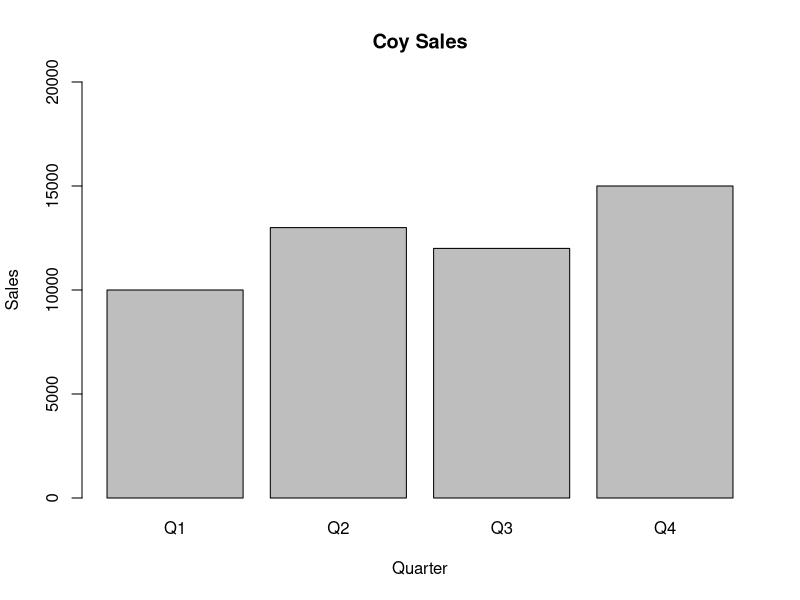

Write R code to recreate this figure.
#Q1 Sales of Coy for Qtd
a = c('Q1','Q2','Q3','Q4')
a
b = c(10000,13000,12000,15000)
b
df1 = data.frame(a,b)
df1
barplot(df1$b,names.arg=df1$a,xlab='Quarter',ylab='Sales',main='Coy Sales',ylim=c(0,20000))
df1[df1$b>11000,]
df1[df1$a=='Q3',2]
v1 <- sample(c('A','P'), size=30, replace=T, prob = c(0.3,0.7))
v1
table(v1)
set.seed(1000)
P1 = ceiling(runif(10,30,100))
P1
